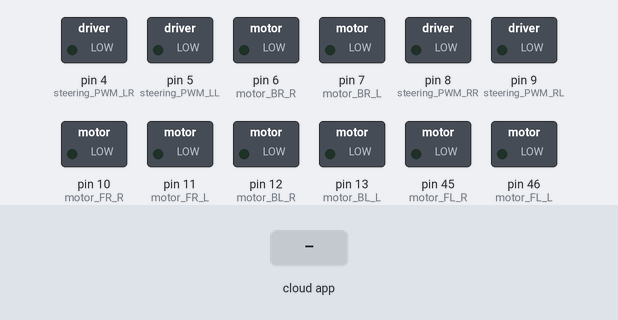
The sketch below on a simulated Arduino Mega 2560, built with avr-gcc and run on an emulated ATmega2560. On the bench: switched loads named in the sketch (green lamp = pin HIGH). The test bench sets the inputs (shaded band). The ROS host is connected and sends only what is stated.

Above: at 2.2 s.
2.3 s: the phone or cloud app sets linear.x to -100
At 3.5 s:
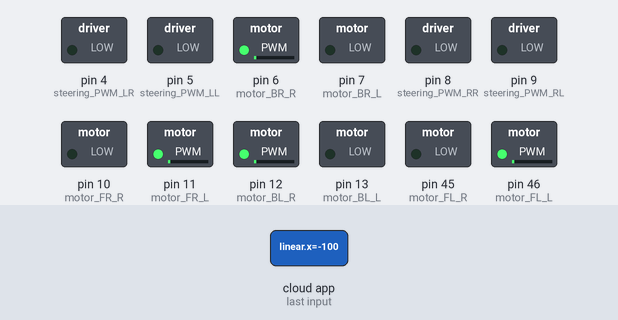
3.8 s: the phone or cloud app sets linear.x to 100
At 4.8 s:
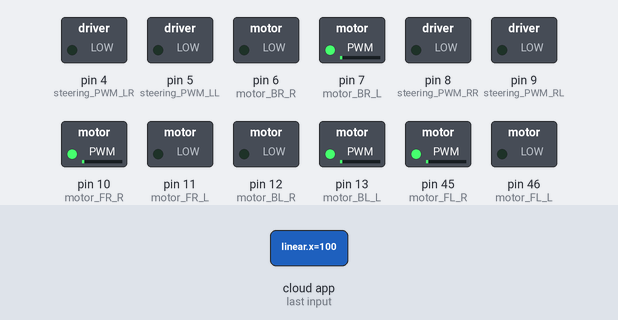
5.3 s: the phone or cloud app sets buttons to 0
At 5.9 s:
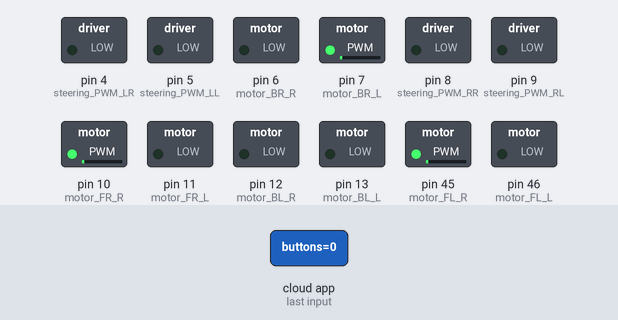
6.8 s: the phone or cloud app sets angular.z to -100
At 8.0 s:
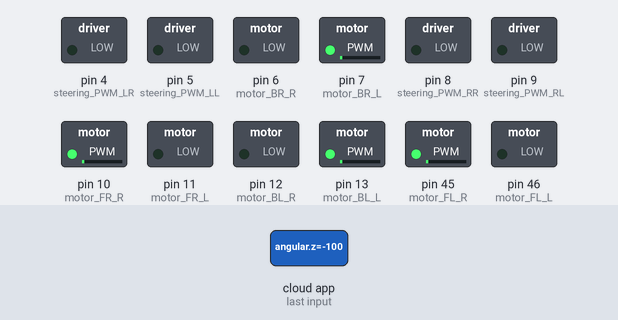
8.3 s: the phone or cloud app sets buttons to 1
At 9.5 s:
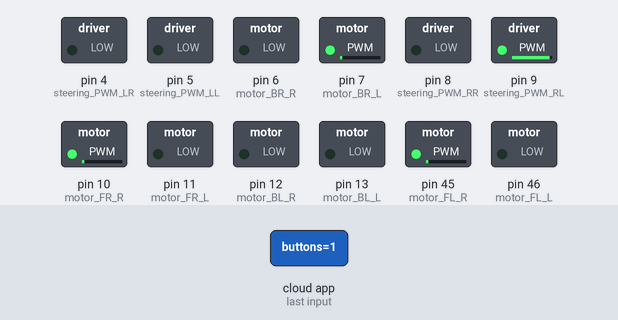
9.8 s: the phone or cloud app sets angular.z to 0
At 10.4 s:
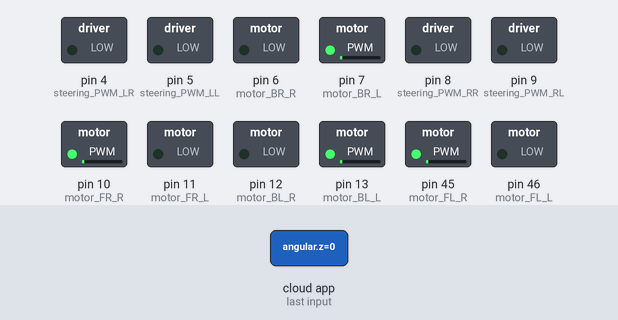
Timing chart, 0 to 12.3 s (numbered marks = the images above; inputs shaded):
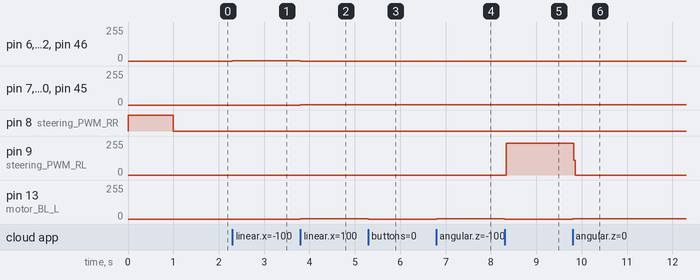

The sketch:

UGV_cmd_vel.ino
```cpp
#include <ros.h>
#include <geometry_msgs/Twist.h>
#include <std_msgs/Int8.h>

#define steering_PWM_RR  8
#define steering_PWM_RL  9
#define steering_PWM_LR  4
#define steering_PWM_LL  5

#define motor_FR_R 10
#define motor_FR_L 11

#define motor_FL_R 45
#define motor_FL_L 46

#define motor_BR_R 6
#define motor_BR_L 7

#define motor_BL_R 12
#define motor_BL_L 13

#define MX_lvl 1000
#define MN_lvl -1000
#define pot1 A0

#define encoderPin1 2
#define encoderPin2 3
#define encoderPin3 18
#define encoderPin4 19

char button1;
char button2;
int angular;
static int last_angle;
int angle = 0 ;
int angle_new;
int angle_aimed= 0;


volatile int lastEncoded_left = 0;
volatile int lastEncoded_right = 0;
volatile long encoderValue = 0;
int encoder_left  = 0;
int encoder_right = 0;

ros::NodeHandle  nh;
ros::Subscriber <geometry_msgs::Twist> sub("/cmd_vel",&roverCallBack);
ros::Subscriber<std_msgs::Int8> sub2("/buttons", &steering_calibration);

void setup()
{
//  Serial1.begin(9600);
  pinMode(steering_PWM_RR, OUTPUT);
  pinMode(steering_PWM_RL, OUTPUT);
  pinMode(steering_PWM_LR, OUTPUT);
  pinMode(steering_PWM_LL, OUTPUT);

  pinMode(motor_FR_R, OUTPUT);
  pinMode(motor_FR_L, OUTPUT);
  pinMode(motor_FL_R, OUTPUT);
  pinMode(motor_FL_L, OUTPUT);
  pinMode(motor_BR_R, OUTPUT);
  pinMode(motor_BR_L, OUTPUT);
  pinMode(motor_BL_R, OUTPUT);
  pinMode(motor_BL_L, OUTPUT);

  pinMode(encoderPin1, INPUT_PULLUP);
  pinMode(encoderPin2, INPUT_PULLUP);
  pinMode(encoderPin3, INPUT_PULLUP);
  pinMode(encoderPin4, INPUT_PULLUP);

  digitalWrite(encoderPin1, HIGH);
  digitalWrite(encoderPin2, HIGH);
  digitalWrite(encoderPin3, HIGH);
  digitalWrite(encoderPin4, HIGH);

  analogWrite(steering_PWM_RR, 0);
  analogWrite(steering_PWM_RL, 0);
  analogWrite(steering_PWM_RR, 0);
  analogWrite(steering_PWM_RL, 0);

//  attachInterrupt(0 , updateEncoder_left , CHANGE);
//  attachInterrupt(1 , updateEncoder_left , CHANGE);
//  attachInterrupt(18, updateEncoder_right, CHANGE);
//  attachInterrupt(19, updateEncoder_right, CHANGE);
  pinMode(LED_BUILTIN, OUTPUT);

  nh.initNode();

  nh.subscribe(sub);
  nh.subscribe(sub2);

  right1_test();delay(1000);
}

void loop() {

//  Serial1.print("angular = ");
//  Serial1.println(angular);
  encoder_left = constrain(encoder_left, -4800, 4800);
  encoder_right = constrain(encoder_right, -4800, 4800);
  if(encoder_left==4800 || encoder_left==-4800 || encoder_right==-4800 || encoder_right==-4800 )
  {
    encoder_left =0 ;
    encoder_right =0 ;
  }

  if(encoder_left >= angle_new-5 && encoder_left <= angle_new+5 && encoder_right >= angle_new-5 && encoder_right <= angle_new+5  )
  {
    Stopsteering();
    last_angle = angle_new;
  }

  //if(encoder_left <= angle_new-5 && encoder_right <= angle_new-5 )
      if(angular > 20) right();
  //else if(encoder_left >= angle_new+5 && encoder_right <= angle_new-5 )
      else if(angular < -20) left();
      else Stopsteering();


  if(button1 && angular<0) left1_test();
  if(button1 && angular>0) right1_test();
  if(button2 && angular<0) left2_test();
  if(button2 && angular>0) right2_test();
   nh.spinOnce();
}


/////////////////////// *** MOVING FUNCTIONS *** ////
void right () {

  analogWrite(steering_PWM_RR, 255);
  analogWrite(steering_PWM_RL, 0);
  analogWrite(steering_PWM_LR, 0);
  analogWrite(steering_PWM_LL, 255);

}

void left () {
  analogWrite(steering_PWM_RR, 0);
  analogWrite(steering_PWM_RL, 255);
  analogWrite(steering_PWM_LR, 255);
  analogWrite(steering_PWM_LL, 0);

}

void left1_test(){
  analogWrite(steering_PWM_RR, 0);
  analogWrite(steering_PWM_RL, 255);
}

void right1_test(){
  analogWrite(steering_PWM_RR, 255);
  analogWrite(steering_PWM_RL, 0);
}
void left2_test(){
  analogWrite(steering_PWM_LR, 0);
  analogWrite(steering_PWM_LL, 255);
}

void right2_test(){
  analogWrite(steering_PWM_LR, 255);
  analogWrite(steering_PWM_LL, 0);
}
void Stopsteering () {
  analogWrite(steering_PWM_RR, LOW);
  analogWrite(steering_PWM_RL, LOW);
  analogWrite(steering_PWM_LR, LOW);
  analogWrite(steering_PWM_LL, LOW);
}

void back( char rate){
  analogWrite(motor_FR_R, LOW);
  analogWrite(motor_FR_L, rate);
  analogWrite(motor_FL_R, LOW);
  analogWrite(motor_FL_L, rate);
  analogWrite(motor_BR_R, rate);
  analogWrite(motor_BR_L, LOW);
  analogWrite(motor_BL_R, rate);
  analogWrite(motor_BL_L, LOW);
}

void forward(char rate){
  analogWrite(motor_FR_R, rate);
  analogWrite(motor_FR_L, LOW);
  analogWrite(motor_FL_R, rate);
  analogWrite(motor_FL_L, LOW);
  analogWrite(motor_BR_R, LOW);
  analogWrite(motor_BR_L, rate);
  analogWrite(motor_BL_R, LOW);
  analogWrite(motor_BL_L, rate);
}

void Stop(){
  analogWrite(motor_FR_R, LOW);
  analogWrite(motor_FR_L, LOW);
  analogWrite(motor_FL_R, LOW);
  analogWrite(motor_FL_L, LOW);
  analogWrite(motor_BR_R, LOW);
  analogWrite(motor_BR_L, LOW);
  analogWrite(motor_BL_R, LOW);
  analogWrite(motor_BL_L, LOW);
}


void updateEncoder_left() {
  int MSB = digitalRead(encoderPin1);
  int LSB = digitalRead(encoderPin2);

  int encoded = (MSB << 1) | LSB;
  int sum  = (lastEncoded_left << 2) | encoded;

  if (sum == 0b1101 || sum == 0b0100 || sum == 0b0010 || sum == 0b1011) encoder_left ++;
  if (sum == 0b1110 || sum == 0b0111 || sum == 0b0001 || sum == 0b1000) encoder_left --;
  lastEncoded_left = encoded;
}

void updateEncoder_right() {
  int MSB = digitalRead(encoderPin1);
  int LSB = digitalRead(encoderPin2);

  int encoded = (MSB << 1) | LSB;
  int sum  = (lastEncoded_right << 2) | encoded;

  if (sum == 0b1101 || sum == 0b0100 || sum == 0b0010 || sum == 0b1011) encoder_right ++;
  if (sum == 0b1110 || sum == 0b0111 || sum == 0b0001 || sum == 0b1000) encoder_right --;
  lastEncoded_right = encoded;
}

//ros call back function
void roverCallBack( const geometry_msgs::Twist &msg){
   angular = msg.angular.z;
   angle = map(msg.angular.z, -90, 90, -4800 , 4800);
   angle = constrain(angle, -1000, 1000);

   if(msg.linear.x > 0)
   {
//    Serial1.print("forward = ");
//    Serial1.println(msg.linear.x);
      forward(msg.linear.x);
   }
   else if (msg.linear.x < 0){
      back(msg.linear.x*(-1));
//      Serial1.print("back = ");
//      Serial1.println(msg.linear.x);
   }
   else{
    Stop();
//    Serial1.println("stop linear");
   }

}

void steering_calibration(const std_msgs::Int8 &msg){
unsigned char recived_msg = msg.data;
button1 = (recived_msg & 0x01);
button2 = ((recived_msg & 0x02) >> 1);
digitalWrite(LED_BUILTIN,button2);
//if(button1){
////  Serial1.println("b1");
//}
//if(button2){
////  Serial1.println("b2");
//}
}
```

Measured:
- after the input at 2.3 s, pin 6 (motor_BR_R), pin 11 (motor_FR_L), pin 12 (motor_BL_R), pin 46 (motor_FL_L): 0/255 → 1/255 at once
- after the input at 3.8 s, pin 6 (motor_BR_R), pin 11 (motor_FR_L), pin 12 (motor_BL_R), pin 46 (motor_FL_L): 1/255 → 0/255 at once; pin 7 (motor_BR_L), pin 10 (motor_FR_R), pin 13 (motor_BL_L), pin 45 (motor_FL_R): 0/255 → 1/255 at once
- after the input at 5.3 s, pin 13 (motor_BL_L): 1/255 → 0/255 at once
- after the input at 6.8 s, pin 13 (motor_BL_L): 0/255 → 1/255 at once
- after the input at 8.3 s, pin 9 (steering_PWM_RL): 0/255 → 238/255 at once; pin 13 (motor_BL_L): 1/255 → 0/255 at once
- after the input at 9.8 s, pin 9 (steering_PWM_RL): 238/255 → 0/255 at once; pin 13 (motor_BL_L): 0/255 → 1/255 at once
